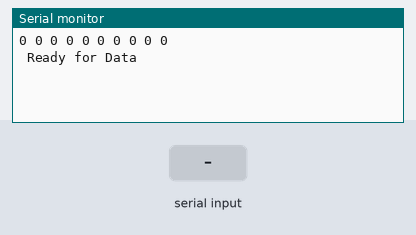
Recording of a sketch running on a simulated Arduino Uno, built with avr-gcc and run on an emulated ATmega328P. Parts: the last lines printed to the serial monitor. The test bench sets the inputs (shaded band).

Above: at 1.2 s.
1.3 s: "90,45\n" received over Serial
At 1.9 s:
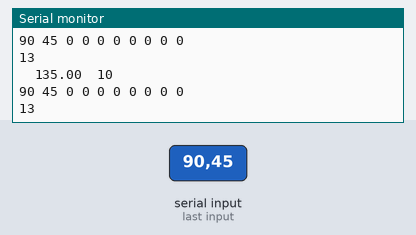
2.8 s: "30,150\n" received over Serial
At 3.5 s:
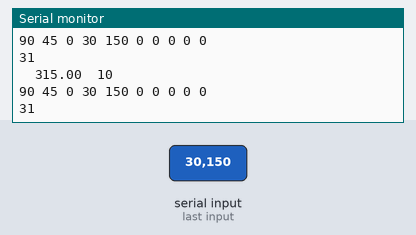
Timing chart, 0 to 5.8 s (numbered marks = the images above; inputs shaded):
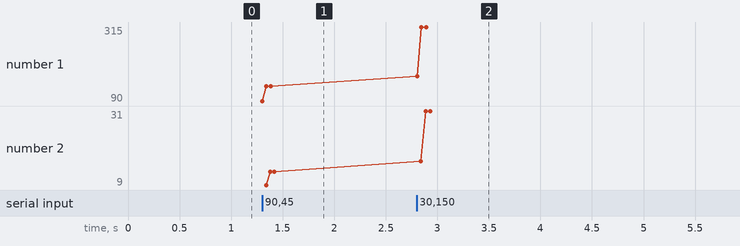

The sketch:

movingAverage.ino
```cpp
int value = 0;
const int arraySize = 10;
static int array1[arraySize];
int count = 0; // count for array position
float sum = 0;
int average;


void setup() {

Serial.begin (9600);
Serial.setTimeout(10);
//initialize array to 1s
for(int ii =  0; ii<arraySize ;ii++){
  array1[ii] = 0;
  Serial.print(array1[ii]);
  Serial.print(" ");
}
Serial.println("\n Ready for Data");

}

void loop() {
if (Serial.available()>0){
  value = Serial.parseInt();
  average = movingAverage(value);
  displayArray();
  Serial.println(average);
  }
}

void displayArray(){// Display everything
for(int ii =  0; ii <= 9;ii++){
  Serial.print(array1[ii]);
  Serial.print(" ");
  }
Serial.println();
}

int movingAverage(int v){
  //first check to make sure that we haven't reached the end of the array
  if (count >= arraySize){
    count = 0;
  }
  array1[count] = v; //set the value in place
  count++; //increment count

  for (int jj = 0; jj < arraySize; jj++){
    sum = sum + array1[jj];
  }

Serial.print("\t");
Serial.print(sum);
Serial.print("\t");
Serial.println(arraySize);
int avg = sum/arraySize;
sum = 0;//reset sum
return avg;


}
//
```

Measured:
- after the input at 1.3 s, the serial monitor: prints a new line at once (image 1)
- after the input at 2.8 s, the serial monitor: prints a new line at once (image 2)
- plotted number 1: 135 → 315 after the input at 2.8 s
- plotted number 2: 13 → 31 after the input at 2.8 s
